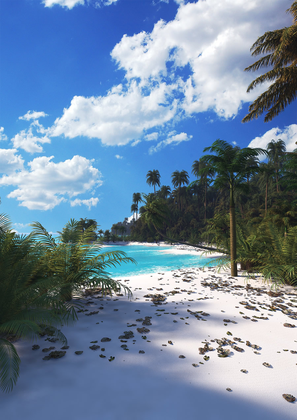
%> input picture color space and slice/scene.ppm, 297 x 420 px, shrunk from 900 x 1272 before the run
$ octave extra_RGB.m   (GNU Octave 9; MATLAB toolbox functions it lacks are replaced by stand-ins)
%> lines starting %> are read from the running program, lines starting %| are printed output that depends on the picture
clear all;
image = double(imread('scene.ppm'));
[X,Y,Z] = size(image);
%> X = 420; Y = 297; Z = 3
R = image(:,:,1);
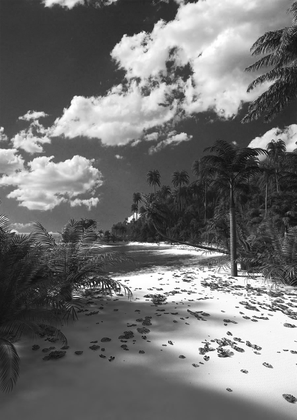
%> R: size 420x297 double; min 2, max 255, mean 113.5
G = image(:,:,2);
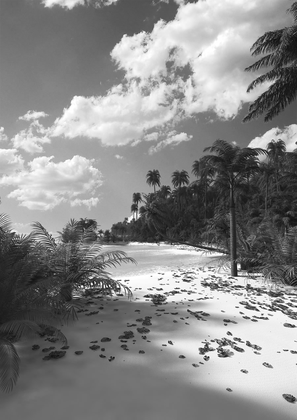
%> G: size 420x297 double; min 12, max 255, mean 136.7
B = image(:,:,3);
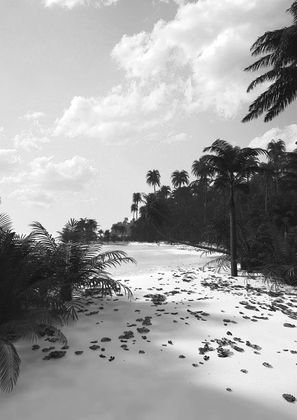
%> B: size 420x297 double; min 0, max 255, mean 162.2
center(1,:) = image(1,1,:);
color = [[255,0,0];[0,0,255];[0,255,0];[255,255,0];[255,165,0];[160,32,240];[128,42,42];[0,0,0]];
distance = 100;
ii = zeros(1,3);
for i = 1:X
    for j = 1:Y
        ii(1,:) = image(i,j,:);
        add=1;
        for c = 1:size(center,1)
            if (sum((center(c,:) - ii).^2))^0.5<distance
                image(i,j,:) = center(c,:)';
                add = 0;
            end
        end
        if add == 1
            center(size(center,1)+1,:) = image(i,j,:);
        end
    end
end
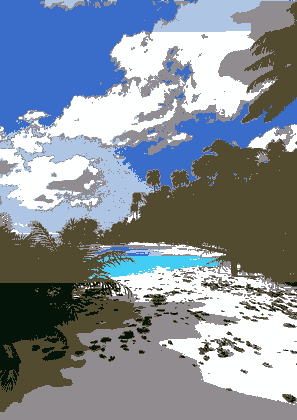
%> image: size 420x297x3 double; mean R, G, B 133, 141.8, 152.6
%> after the loop, center = [58 108 202; 175 197 228; 145 140 143; 83 75 48; 254 255 255; 65 205 244; 4 20 9]; ii = [124 135 169]
imshow(uint8(image))
figure(2)
imshow('scene.ppm')
